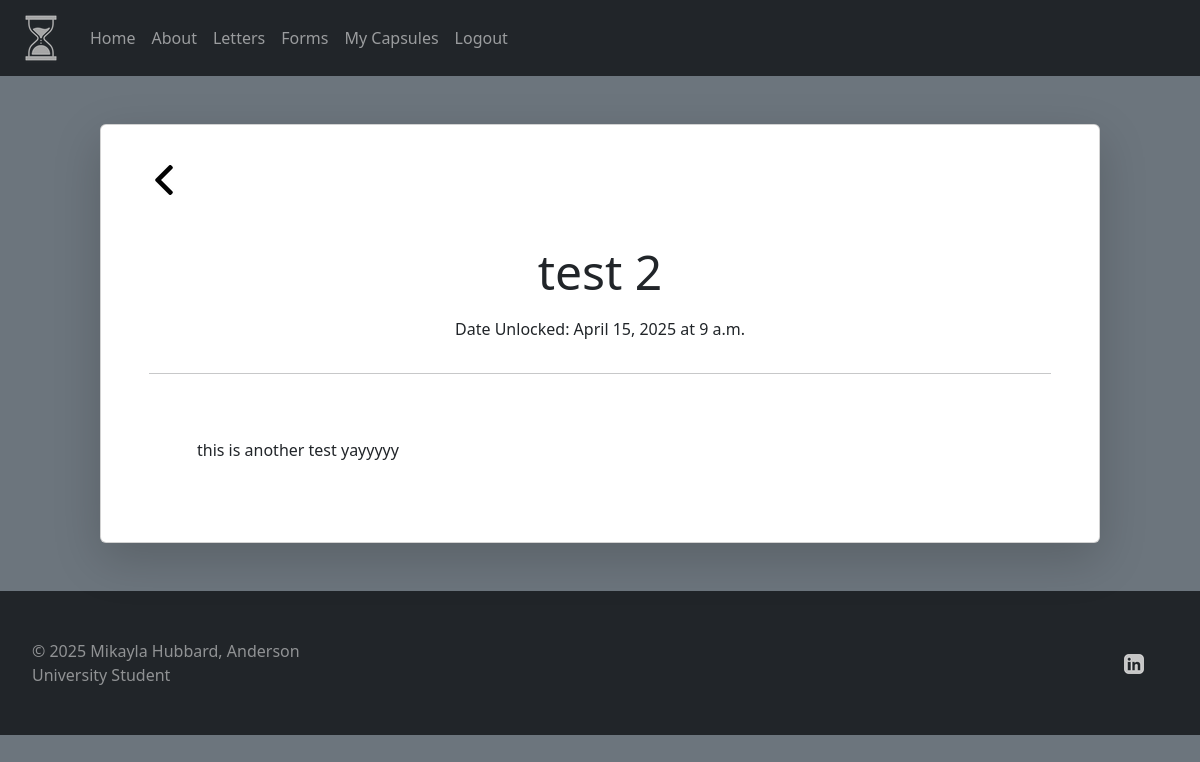
The app's page /viewletter/12 (signed in) with its own data.
### time_capsule/models.py (models this page shows, shortened)
class LetterCapsule(models.Model):
    user = models.ForeignKey(User, on_delete=models.CASCADE)
    capsule_name = models.CharField(max_length=255)
    content = models.CharField(max_length=5000)
    date = models.DateField()
    time = models.TimeField()
    locked = models.BooleanField(default=True)
    def checkIfLocked(self):
        currentDate = datetime.now().date()
        currentTime = datetime.now().time()
        if currentDate > self.date or (currentDate == self.date and currentTime > self.time):
            self.locked = False
        else:
            self.locked = True

### time_capsule/views.py (the view)
# urls.py: path('viewletter/<int:letter_id>', views.viewLetter, name='view_letter'),
def viewLetter(request, letter_id):
    current_user = request.user
    letter = get_object_or_404(LetterCapsule, id=letter_id)
    if letter.user == current_user:
        access_allowed = True
    else:
        access_allowed = False
    letter.checkIfLocked()
    context = {
        'user': current_user,
        'letter': letter,
        'access_allowed': access_allowed,
    }
    return render(request, 'viewLetter.html', context)

### time_capsule/templates/viewLetter.html (shortened to what this page needs)
<!DOCTYPE html>
<html lang="en">
  <head>
    <link
      href="https://cdn.jsdelivr.net/npm/bootstrap@5.3.3/dist/css/bootstrap.min.css"
      rel="stylesheet"
    />
  </head>
  <body class="bg-secondary text-white">
    <nav class="navbar navbar-expand-sm navbar-dark bg-dark">
        <div clas="container-fluid">
            <div class="collapse navbar-collapse" id="mynavbar">
              {%load static%}
              <a class="navbar-brand ps-3" href="/"><img src="{% static 'time_capsule/transparentHourglass.png' %}"class="img-fluid" alt="hourlgass logo"></a>
                <ul class="navbar-nav me-auto">
                  <li class="nav-item">
                    <a class="nav-link" href="/">Home</a>
                  </li>
                  <li class="nav-item">
                    <a class="nav-link" href="/about/">About</a>
                  </li>
                  <li class="nav-item">
                    <a class="nav-link" href="/letters/">Letters</a>
                  </li>
                  <li class="nav-item">
                    <a class="nav-link" href="/form/">Forms</a>
                  </li>
                  <li class="nav-item">
                    <a class="nav-link" href="/capsules/">My Capsules</a>
                  </li>
                  {% if user.is_authenticated %}
                  <li class="nav-item">
                    <a class="nav-link" href="/logout/">Logout</a>
                  </li>
                  {%else%}
                  <li class="nav-item">
                    <a class="nav-link" href="/login/">Login</a>
                  </li>
                  {%endif%}
                </ul>
        </div>
    </nav>
    {% if user.is_authenticated %}
        {% if access_allowed %}
            {% if letter.locked %}
                <div class="container mt-4">
                    <div class="col-6 mx-auto card p-5 shadow-lg bg-light text-center">
                    <h4>Locked until {{letter.date}} at {{letter.time}}</h4>
                    </div>
                </div>
            {% else %}
                <div class="col-10 card mx-auto my-5 card px-5 py-3 shadow-lg">
                    {% load static%}
                    <a href="/capsules/" class="pt-4"><img src="{% static 'time_capsule/left-arrow.png'%}" alt="back arrow"></a>
                    <div class="mx-5 text-wrap col-md-6 mx-auto">
                        <p class="text-center display-5 mt-5">{{letter.capsule_name}}</p>
                        <p class="text-center">Date Unlocked: {{letter.date}} at {{letter.time}}</p>
                    </div>
                    <hr />
                    <div>
                        <p class="p-5">{{letter.content}}</p>
                    </div>
                </div>
            {% endif %}
        {% else %}
            <div class="container mt-4">
                <div class="col-6 mx-auto card p-5 shadow-lg bg-light text-center">
                    <h4>You do not have access to this page</h4>
                </div>
            </div>
        {% endif %}
      {% endif %}
      <footer class="d-flex flex-wrap justify-content-between align-items-center py-4 px-2 mt-4 bg-dark">
        <div class="col-md-4 d-flex align-items-center p-4">
          <span class="mb-3 mb-md-0 text-white-50">© 2025 Mikayla Hubbard, Anderson University Student</span>
        </div>
        <ul class="nav col-md-4 justify-content-end list-unstyled d-flex">
          <li class="ms-3">
            <a href="https://www.linkedin.com/in/mikayla-hubbard-05500a2b7/">
              {%load static%}
              <img src="{% static 'time_capsule/linkedin.png' %}"class="img-fluid me-5" alt="linked in">
            </a>
        </ul>
      </footer>
  </body>
</html>

### records on screen
LetterCapsule: capsule_name "test 2", date "April 15, 2025", time "9 a.m.", content "this is another test yayyyyy"
